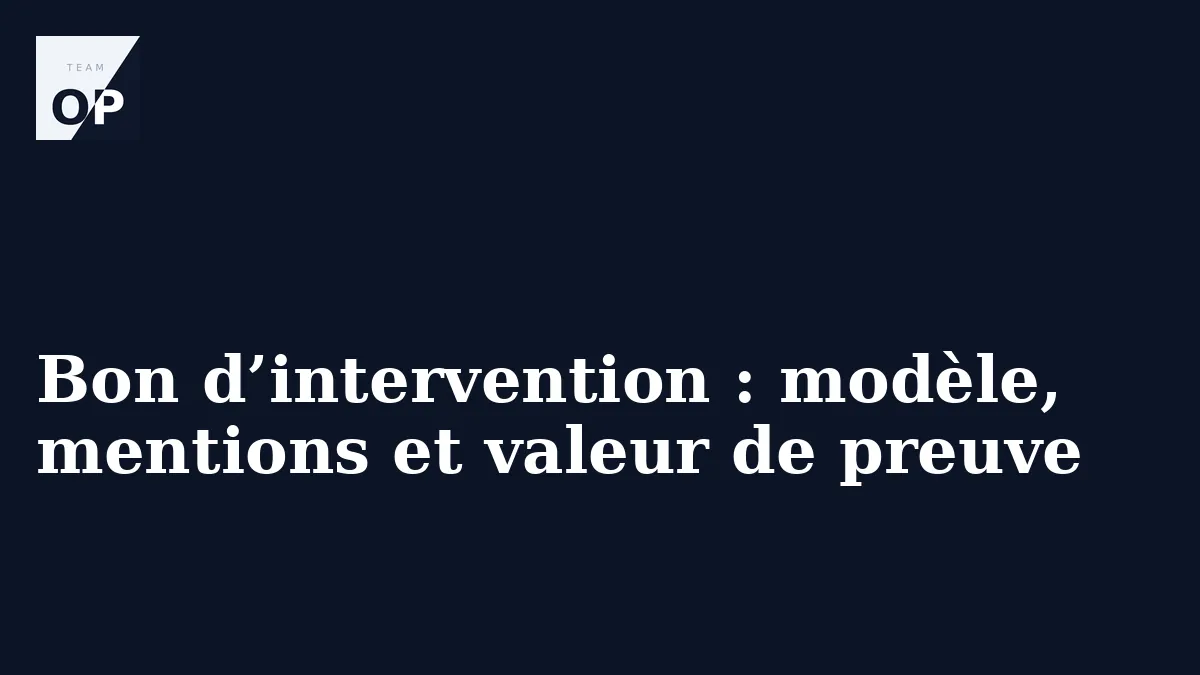
#> input picture blog/img/bon-d-intervention-couverture.webp, 1200 x 675 px; its folder holds 4 pictures in this run
$ python blog-google-image.py ../blog/img/bon-d-intervention-couverture-google.jpg ../blog/img/bon-d-intervention-couverture.webp
#> lines starting #> are read from the running program, lines starting #| are printed output that depends on the picture
#!/usr/bin/env python3
"""Image JPEG 4:3 d'un post Google Business Profile, tirée de la couverture WebP d'un article — Pillow seul.

    python3 scripts/blog-google-image.py <slug> <couverture.webp>   écrit blog/img/<couverture>-google.jpg

Google n'accepte en image de post que JPEG ou PNG : la couverture du blog (WebP 16:9) est posée entière, sans rien couper
(un titre écrit sur la couverture ne doit pas être tronqué), sur son propre fond flouté pour atteindre 1200 × 900.
`BLOG_RACINE` sert aux bancs (tests/test-3065.js)."""
import sys, os
from PIL import Image, ImageFilter

RACINE = os.environ.get('BLOG_RACINE') or os.path.join(os.path.dirname(os.path.abspath(__file__)), '..')
L, H = 1200, 900


def main(slug, cover):
    src = os.path.join(RACINE, 'blog', 'img', os.path.basename(cover))
    im = Image.open(src).convert('RGB')
#> im is the input picture: PIL image 1200x675 RGB; mean R, G, B 24.6, 32.3, 49.2
    fond = im.resize((L, int(im.height * L / im.width) or 1))
    fond = fond.resize((int(L * H / fond.height), H)) if fond.height < H else fond
    g, t = (fond.width - L) // 2, (fond.height - H) // 2
#> g = 200; t = 0
    fond = fond.crop((g, t, g + L, t + H)).filter(ImageFilter.GaussianBlur(28))
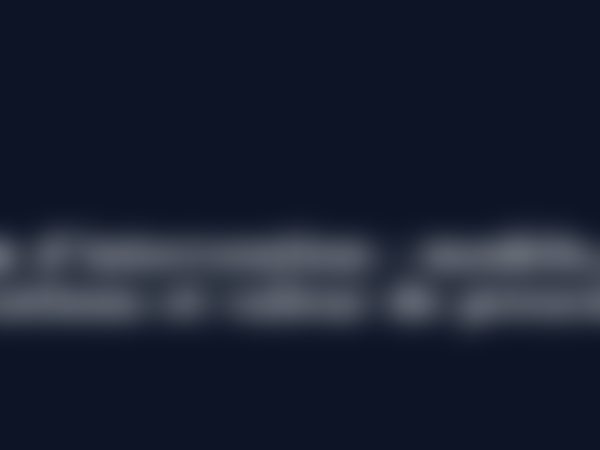
#> fond: PIL image 1200x900 RGB (shown at 1/2 size); mean R, G, B 24.1, 31.7, 48.7
    devant = im.resize((L, round(im.height * L / im.width)), Image.LANCZOS)
    fond.paste(devant, (0, (H - devant.height) // 2))
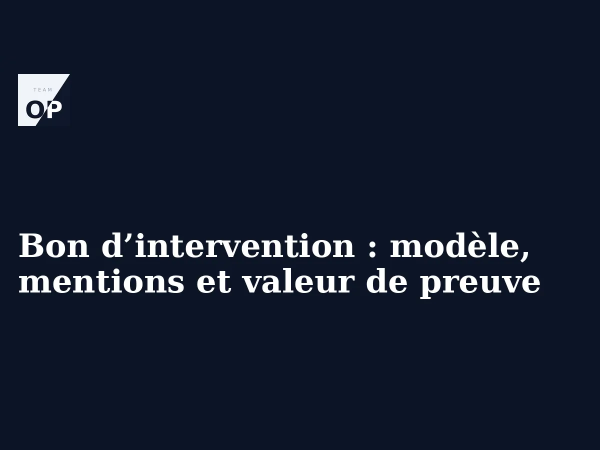
#> fond: PIL image 1200x900 RGB (shown at 1/2 size); mean R, G, B 21.4, 29.2, 46.4
    dest = os.path.splitext(src)[0] + '-google.jpg'
    fond.save(dest, 'JPEG', quality=88, optimize=True)
    print('image du post Google :', os.path.relpath(dest, RACINE), os.path.getsize(dest), 'octets')


if __name__ == '__main__':
    if len(sys.argv) != 3:
        sys.exit(__doc__)
    main(sys.argv[1], sys.argv[2])
